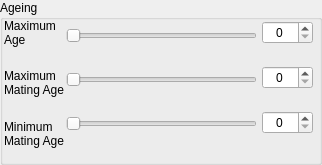
             <widget class="QGroupBox" name="groupBox_20">
              <property name="title">
               <string>Ageing</string>
              </property>
              <widget class="QWidget" name="layoutWidget">
               <property name="geometry">
                <rect>
                 <x>66</x>
                 <y>5</y>
                 <width>191</width>
                 <height>151</height>
                </rect>
               </property>
               <layout class="QVBoxLayout" name="verticalLayout_29">
                <item>
                 <widget class="QSlider" name="horizontalSlider_31">
                  <property name="orientation">
                   <enum>Qt::Horizontal</enum>
                  </property>
                 </widget>
                </item>
                <item>
                 <widget class="QSlider" name="horizontalSlider_32">
                  <property name="orientation">
                   <enum>Qt::Horizontal</enum>
                  </property>
                 </widget>
                </item>
                <item>
                 <widget class="QSlider" name="horizontalSlider_33">
                  <property name="orientation">
                   <enum>Qt::Horizontal</enum>
                  </property>
                 </widget>
                </item>
               </layout>
              </widget>
              <widget class="QWidget" name="layoutWidget">
               <property name="geometry">
                <rect>
                 <x>262</x>
                 <y>5</y>
                 <width>51</width>
                 <height>146</height>
                </rect>
               </property>
               <layout class="QVBoxLayout" name="verticalLayout_30">
                <item>
                 <widget class="QSpinBox" name="spinBox_24">
                  <property name="alignment">
                   <set>Qt::AlignCenter</set>
                  </property>
                 </widget>
                </item>
                <item>
                 <widget class="QSpinBox" name="spinBox_25">
                  <property name="alignment">
                   <set>Qt::AlignCenter</set>
                  </property>
                 </widget>
                </item>
                <item>
                 <widget class="QSpinBox" name="spinBox_27">
                  <property name="alignment">
                   <set>Qt::AlignCenter</set>
                  </property>
                 </widget>
                </item>
               </layout>
              </widget>
              <widget class="QWidget" name="layoutWidget">
               <property name="geometry">
                <rect>
                 <x>4</x>
                 <y>10</y>
                 <width>61</width>
                 <height>146</height>
                </rect>
               </property>
               <layout class="QVBoxLayout" name="verticalLayout_7">
                <item>
                 <widget class="QLabel" name="label_42">
                  <property name="text">
                   <string>Maximum Age</string>
                  </property>
                  <property name="wordWrap">
                   <bool>true</bool>
                  </property>
                 </widget>
                </item>
                <item>
                 <widget class="QLabel" name="label_43">
                  <property name="text">
                   <string>Maximum Mating Age</string>
                  </property>
                  <property name="wordWrap">
                   <bool>true</bool>
                  </property>
                 </widget>
                </item>
                <item>
                 <widget class="QLabel" name="label_44">
                  <property name="text">
                   <string>Minimum Mating Age</string>
                  </property>
                  <property name="wordWrap">
                   <bool>true</bool>
                  </property>
                 </widget>
                </item>
               </layout>
              </widget>
             </widget>
